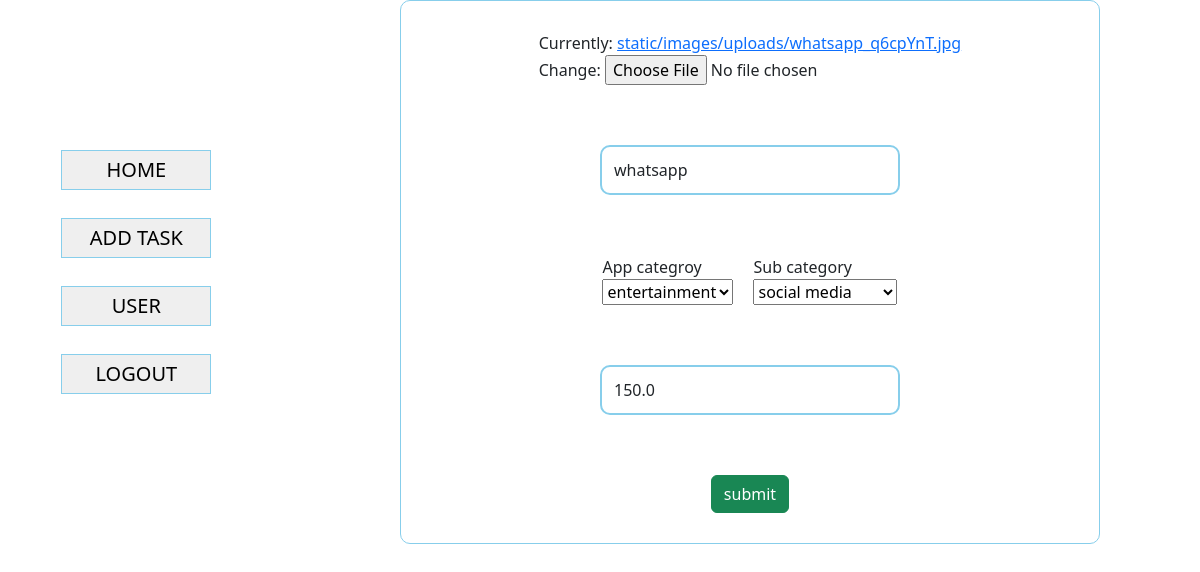
Page /admin_task_update/2/ (signed in) on the earlier database version.
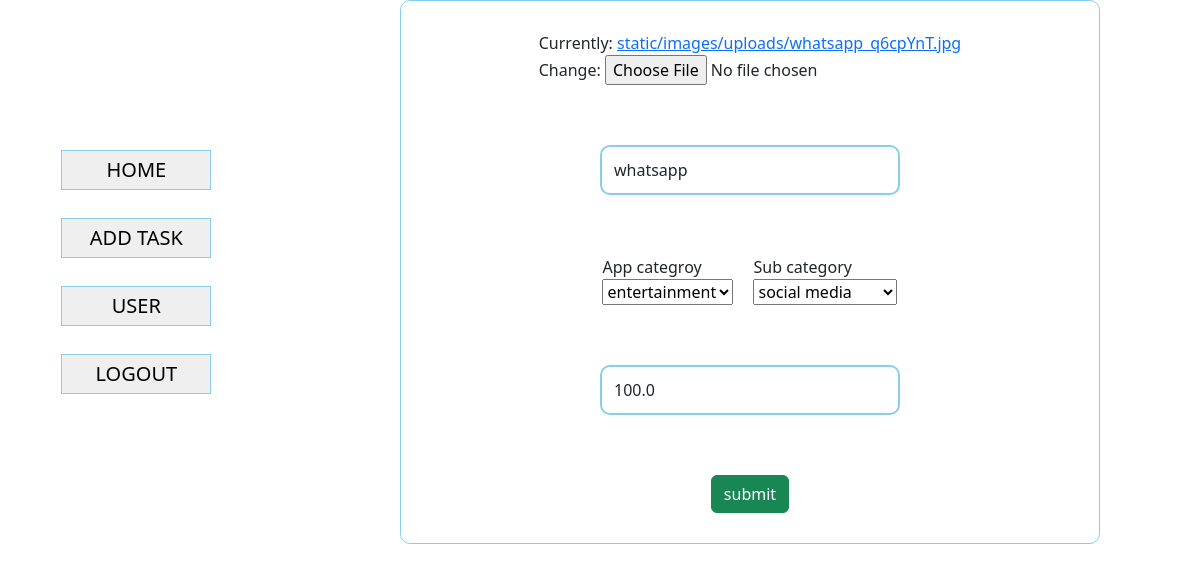
Same page on the later database version.
### app/models.py (models this page shows, shortened)
class admin_task(models.Model):
    image=models.ImageField( upload_to='static/images/uploads', height_field=None, width_field=None, max_length=None)
    app_name=models.CharField( max_length=50)
    app_category=models.CharField(choices=APP_CATEGORY,max_length=50)
    sub_category=models.CharField(choices=SUB_CATEGORY, max_length=50)
    points=models.FloatField(null=True)

### app/views.py (the view, shortened to what this page needs)
# urls.py: path("admin_task_update/<int:id>/",views.admin_task_update,name='admin_task_update'),
@login_required(login_url="login")
def admin_task_update(request,id):
    admin_task_update=admin_task.objects.get(id=id)
    form=admin_task_form(instance=admin_task_update)
    context={
        'admin_task_update':admin_task_update,
        'form':form
    }
    return render(request,'update.html',context)

### app/forms.py
class admin_task_form(forms.ModelForm):
    app_name=forms.CharField(widget=forms.TextInput(attrs={'class':'form-control','placeholder':'App name','style':'width:300px;height:50px;border-radius:10px;border:2px skyblue solid;'}))
    points=forms.CharField(widget=forms.TextInput(attrs={'class':'form-control','placeholder':'points','style':'width:300px;height:50px;border-radius:10px;border:2px skyblue solid;'}))
    class Meta:
        model = admin_task
        fields =['app_name','image','app_category','sub_category','points']

### templates/update.html (shortened to what this page needs)
{% extends 'base.html' %}
{% block content %}
{% load static %}
<link rel="stylesheet" href="{% static 'css\admin_task_area.css' %}">
<div class="container">
    <div class="one">
        <div class="btn1"><button><a href="{% url 'admin-home' %}">home</a></button></div>
        <div class="btn1"><button><a href="{% url 'admin-task-area' %}">add task</a></button></div>
        <div class="btn1"><button><a href="">{{request.user.username}}</a></button></div>
        <div class="btn1"><button><a href="{% url 'logout' %}">logout</a></button></div>
    </div>
    <div class="two">
        {% include 'messages.html' %}
        <div class="container2">
            <form action="" novalidate method="POST" enctype="multipart/form-data">
                <div class="img content">
                    {{form.image}}
                </div>
                <div class="app-name content">
                    {{form.app_name}}
                </div>
                <div class="category content">
                    <div style='position:relative;right:10px'>
                        <div>
                            <label for="">App categroy</label>
                        </div>
                        {{form.app_category}}</div>
                    <div style='position:relative;left:10px'>
                        <div>
                            <label for="">Sub category</label>
                        </div>
                        {{form.sub_category}}</div>
                </div>
                <div class="points content">
                    {{form.points}}
                </div>
                <div class="submit content">
                    <button type="submit" class="btn btn-success text-center">submit</button>
                </div>
        </div>
    </div>
</div>
{% endblock content %}

Differences in the rows shown:
changed admin_task "whatsapp": points "150.0" → "100.0"
